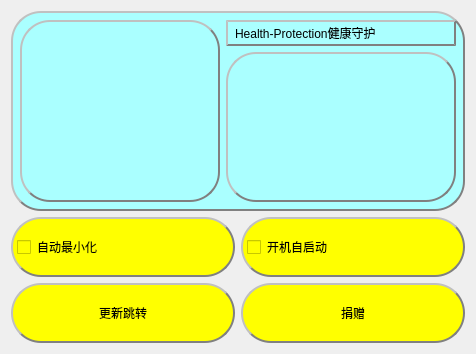
<?xml version="1.0" encoding="UTF-8"?>
<ui version="4.0">
 <class>Dialog5</class>
 <widget class="QDialog" name="Dialog5">
  <property name="geometry">
   <rect>
    <x>0</x>
    <y>0</y>
    <width>476</width>
    <height>341</height>
   </rect>
  </property>
  <property name="windowTitle">
   <string>Dialog</string>
  </property>
  <layout class="QVBoxLayout" name="verticalLayout">
   <item>
    <widget class="QWidget" name="widget" native="true">
     <property name="minimumSize">
      <size>
       <width>0</width>
       <height>200</height>
      </size>
     </property>
     <property name="maximumSize">
      <size>
       <width>16777215</width>
       <height>1000</height>
      </size>
     </property>
     <property name="styleSheet">
      <string notr="true">QWidget{background:rgb(170, 255, 255);border:2px groove gray;border-radius:30px;padding:2px 4px;border-style: outset;font: 16pt &quot;华文琥珀&quot;;}</string>
     </property>
     <layout class="QVBoxLayout" name="verticalLayout_3">
      <item>
       <layout class="QGridLayout" name="gridLayout">
        <item row="0" column="0">
         <widget class="QLabel" name="label">
          <property name="minimumSize">
           <size>
            <width>200</width>
            <height>0</height>
           </size>
          </property>
          <property name="styleSheet">
           <string notr="true">border-image: url(:/Desktop/39414350.jpg);</string>
          </property>
          <property name="text">
           <string/>
          </property>
         </widget>
        </item>
        <item row="0" column="1">
         <layout class="QVBoxLayout" name="verticalLayout_2">
          <item>
           <widget class="QLabel" name="label_2">
            <property name="maximumSize">
             <size>
              <width>16777215</width>
              <height>50</height>
             </size>
            </property>
            <property name="text">
             <string>Health-Protection健康守护</string>
            </property>
           </widget>
          </item>
          <item>
           <widget class="QTextBrowser" name="textBrowser">
            <property name="styleSheet">
             <string notr="true">font: 10pt &quot;华文琥珀&quot;;</string>
            </property>
           </widget>
          </item>
         </layout>
        </item>
       </layout>
      </item>
     </layout>
    </widget>
   </item>
   <item>
    <layout class="QHBoxLayout" name="horizontalLayout">
     <item>
      <widget class="QCheckBox" name="checkBox_2">
       <property name="maximumSize">
        <size>
         <width>16777215</width>
         <height>60</height>
        </size>
       </property>
       <property name="styleSheet">
        <string notr="true">QCheckBox{background-color: rgb(255, 255, 0);border:2px groove gray;border-radius:30px;padding:2px 4px;border-style: outset;font: 16pt &quot;华文琥珀&quot;;}
QCheckBox:hover{background-color:rgb(229, 241, 251); color: black;}
QCheckBox:pressed{background-color:rgb(204, 228, 247);border-style: inset;}
</string>
       </property>
       <property name="text">
        <string>自动最小化</string>
       </property>
      </widget>
     </item>
     <item>
      <widget class="QCheckBox" name="checkBox">
       <property name="minimumSize">
        <size>
         <width>0</width>
         <height>60</height>
        </size>
       </property>
       <property name="styleSheet">
        <string notr="true">QCheckBox{background-color: rgb(255, 255, 0);border:2px groove gray;border-radius:30px;padding:2px 4px;border-style: outset;font: 16pt &quot;华文琥珀&quot;;}
QCheckBox:hover{background-color:rgb(229, 241, 251); color: black;}
QCheckBox:pressed{background-color:rgb(204, 228, 247);border-style: inset;}
</string>
       </property>
       <property name="text">
        <string>开机自启动</string>
       </property>
      </widget>
     </item>
    </layout>
   </item>
   <item>
    <layout class="QHBoxLayout" name="horizontalLayout_2">
     <item>
      <widget class="QPushButton" name="pushButton">
       <property name="minimumSize">
        <size>
         <width>0</width>
         <height>60</height>
        </size>
       </property>
       <property name="maximumSize">
        <size>
         <width>16777215</width>
         <height>60</height>
        </size>
       </property>
       <property name="styleSheet">
        <string notr="true">QPushButton{background-color: rgb(255, 255, 0);;border:2px groove gray;border-radius:30px;padding:2px 4px;border-style: outset;font: 16pt &quot;华文琥珀&quot;;}




QPushButton:hover{background-color:rgb(229, 241, 251); color: black;}
QPushButton:pressed{background-color:rgb(204, 228, 247);border-style: inset;}</string>
       </property>
       <property name="text">
        <string>更新跳转</string>
       </property>
      </widget>
     </item>
     <item>
      <widget class="QPushButton" name="pushButton_2">
       <property name="minimumSize">
        <size>
         <width>0</width>
         <height>60</height>
        </size>
       </property>
       <property name="styleSheet">
        <string notr="true">QPushButton{background-color: rgb(255, 255, 0);;border:2px groove gray;border-radius:30px;padding:2px 4px;border-style: outset;font: 16pt &quot;华文琥珀&quot;;}




QPushButton:hover{background-color:rgb(229, 241, 251); color: black;}
QPushButton:pressed{background-color:rgb(204, 228, 247);border-style: inset;}</string>
       </property>
       <property name="text">
        <string>捐赠</string>
       </property>
      </widget>
     </item>
    </layout>
   </item>
  </layout>
 </widget>
 <resources/>
 <connections/>
</ui>
